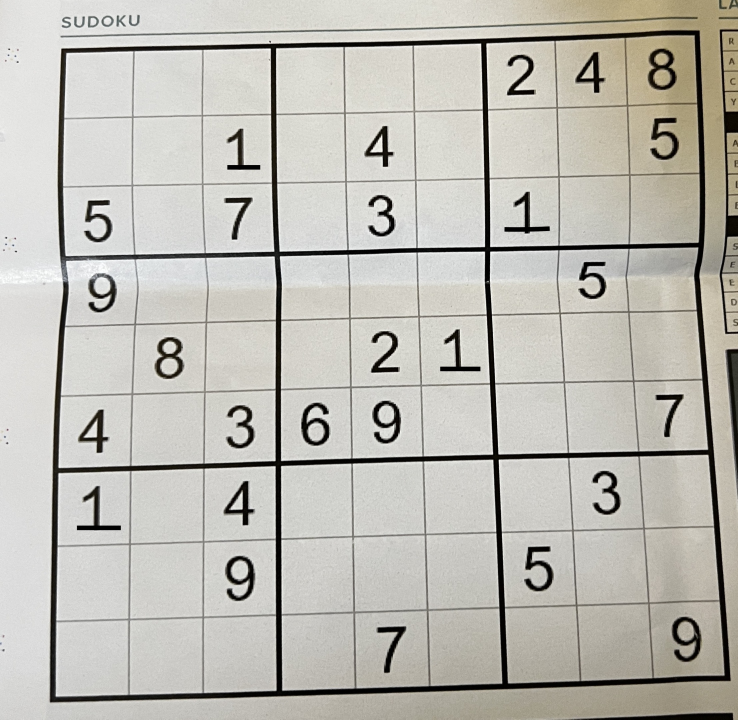
#> input picture SudokuSolver/sudoku-edit.jpg, 2213 x 2158 px (shown at 1/3 size)
$ python -i image_preprocess.py   (imports and definitions only)
#> lines starting #> are read from the running program, lines starting #| are printed output that depends on the picture; after the words box and inside, x2 and y2 are one past the last pixel; in counts of white or black regions, pixels touching at a corner belong together
#> further down, picture is the input picture: shape (2158, 2213, 3); mean B, G, R 180.5, 187.7, 189.6
import cv2
import numpy as np

# [4 lines left out: function display_image, not called in this run]


# we will blur the image using gaussian blur in order to reduxce the blur in adavaptive thresholding
# cv2.ADAPTIVE_THRESH_GAUSSIAN_C : threshold value is the weighted sum of neighbourhood values where weights are a
# gaussian window.
def processing(img, skip_dilate=False):
#> called with skip_dilate = False
    img = cv2.cvtColor(img, cv2.COLOR_BGR2GRAY)
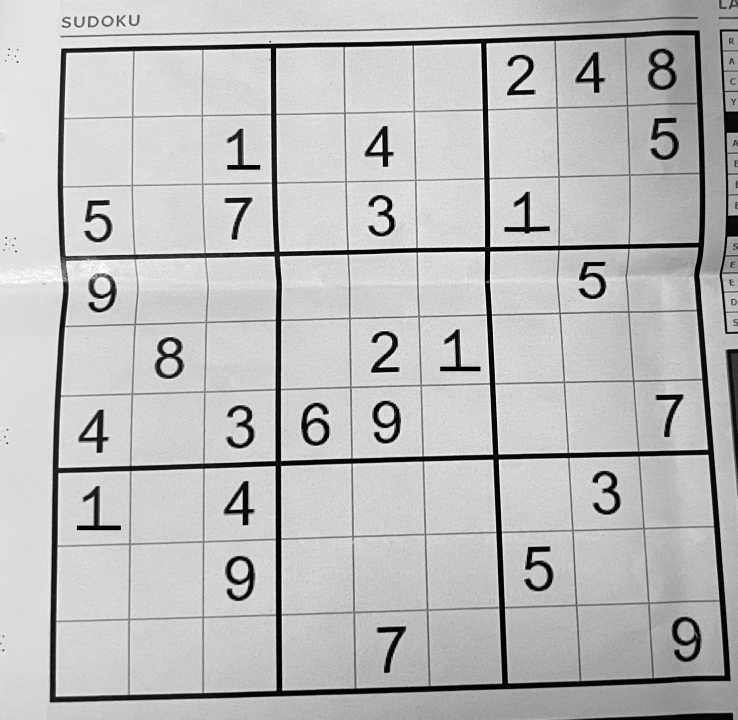
#> img: shape (2158, 2213) (shown at 1/3 size); min 0, max 255, mean 187.5
    # Note that kernel sizes must be positive and odd and the kernel must be square.
    process = cv2.GaussianBlur(img.copy(), (9, 9), 0)

    # cv2.adaptiveThreshold(src, maxValue, adaptiveMethod, thresholdType, blockSize, constant(c)) blockSize – Size of
    # a pixel neighborhood that is used to calculate a threshold value for the pixel: 3, 5, 7, and so on. C –
    # Constant subtracted from the mean or weighted mean (see the details below). Normally, it is positive but may be
    # zero or negative as well.
    process = cv2.adaptiveThreshold(process, 255, cv2.ADAPTIVE_THRESH_GAUSSIAN_C, cv2.THRESH_BINARY, 11, 2)
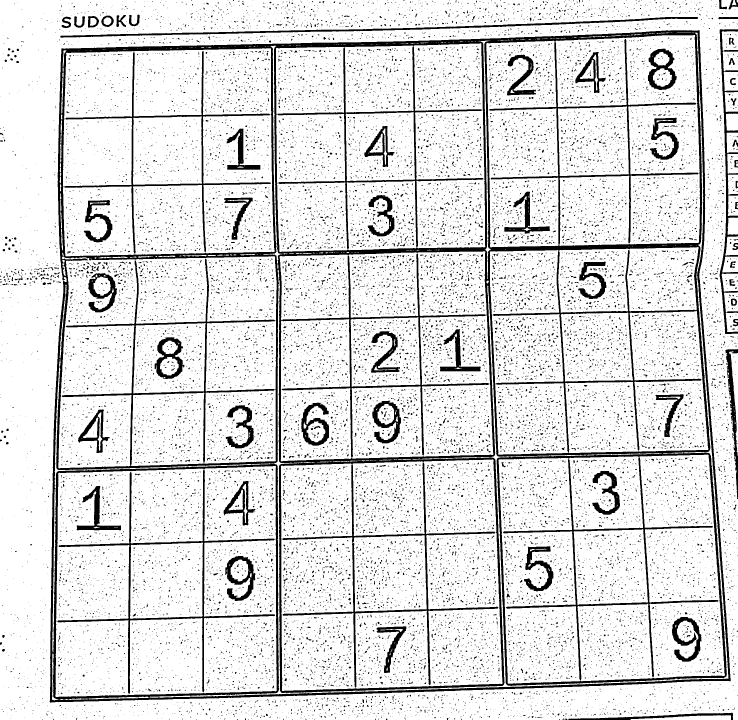
#> process: shape (2158, 2213) (shown at 1/3 size); 87.3% white; 27294 black regions (25893 under 20 px), largest, box (x1, y1, x2, y2) and area: (149, 91, 2192, 2108) 300219, (192, 153, 813, 761) 12184, (181, 51, 2094, 113) 10597

    # we need grid edges so we need to invert colors
    process = cv2.bitwise_not(process, process)
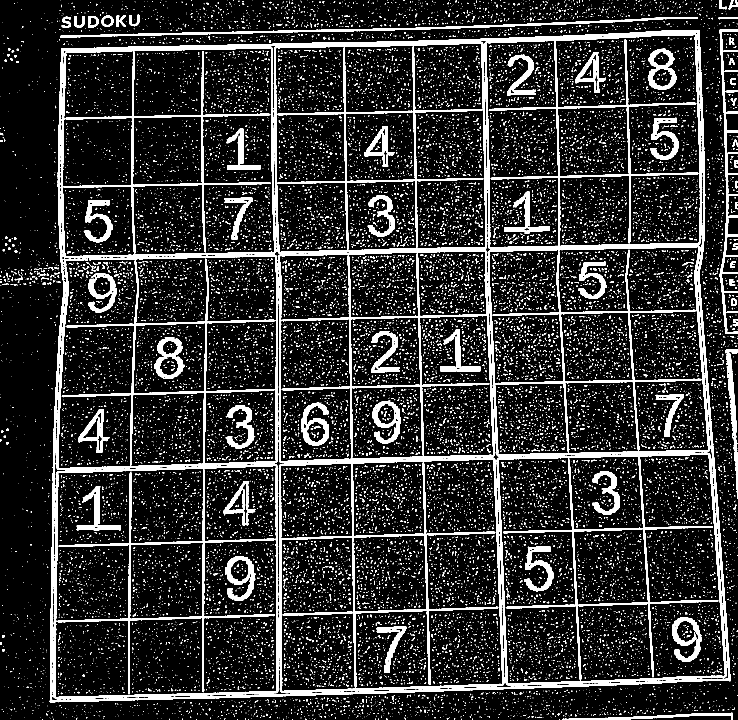
#> process: shape (2158, 2213) (shown at 1/3 size); 12.7% white; 27294 white regions (25893 under 20 px), largest, box (x1, y1, x2, y2) and area: (149, 91, 2192, 2108) 300219, (192, 153, 813, 761) 12184, (181, 51, 2094, 113) 10597

    if not skip_dilate:
        # This is only used for sudoku processing and not for cell processing
        # np.uint8 will wrap.
        # For example, 235+30 = 9.
        kernel = np.array([[0., 1., 0.], [1., 1., 1.], [0., 1., 0.]], np.uint8)
        process = cv2.dilate(process, kernel)
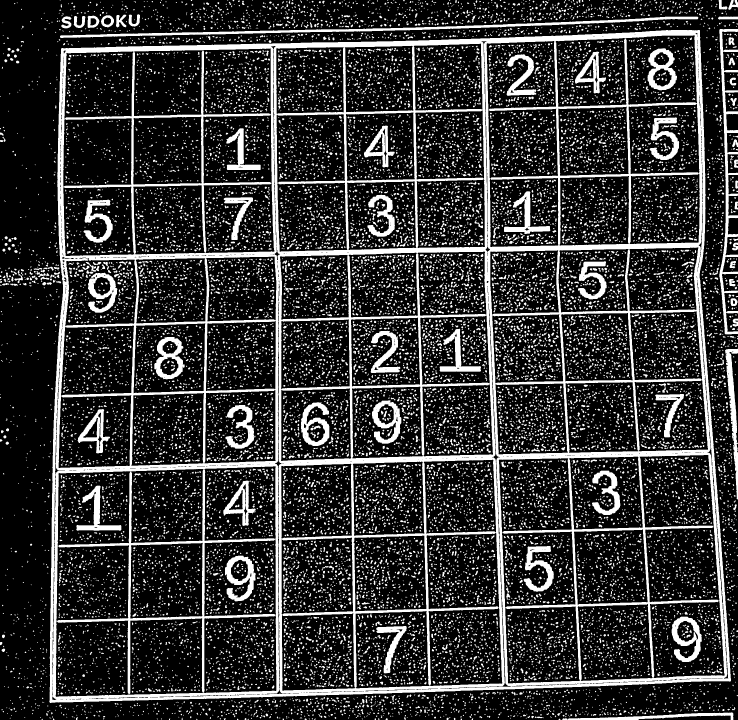
#> process: shape (2158, 2213) (shown at 1/3 size); 20.6% white; 22374 white regions (14677 under 20 px), largest, box (x1, y1, x2, y2) and area: (148, 90, 2193, 2109) 412729, (180, 50, 2095, 114) 14431, (2158, 87, 2213, 1003) 11730

    return process


# [170 lines left out: functions find_corners, order_corner_points, perspective_transform, create_image_grid, scale_and_centre, extract, not called in this run]

>>> import cv2
>>> picture = cv2.imread('../sudoku-edit.jpg')
>>> result = processing(picture)
